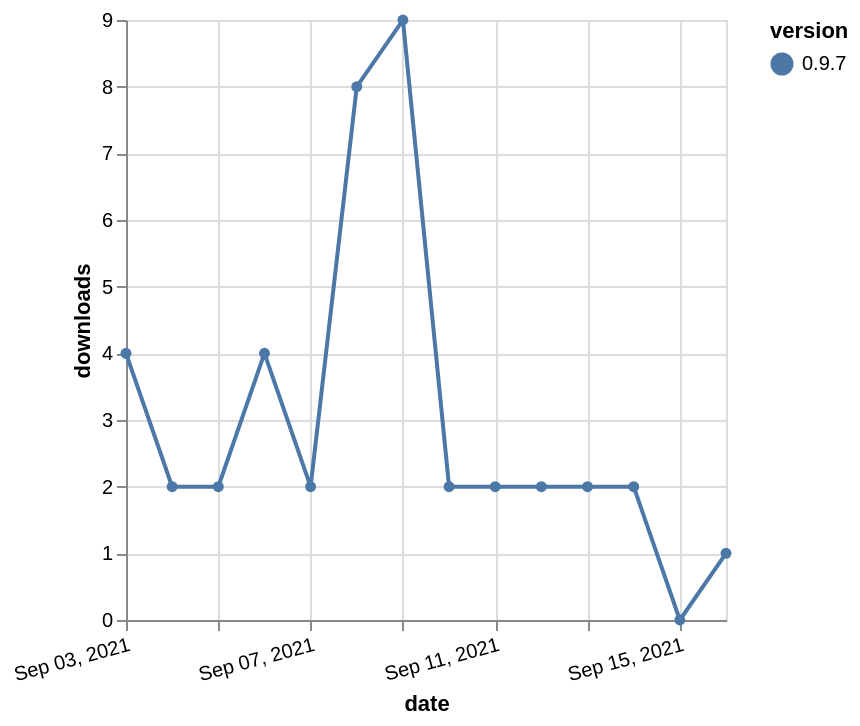

The Vega-Lite source for this figure:
### Vega-Lite specification from a JSON file in a GitHub repository (floating-point values rounded to 4 significant figures)
{"$schema": "https://vega.github.io/schema/vega-lite/v5.json", "description": "A simple bar chart with embedded data.", "data": {"values": [{"date": "2021-09-03", "total": 2851, "delta": 4, "version": "0.9.7"}, {"date": "2021-09-04", "total": 2853, "delta": 2, "version": "0.9.7"}, {"date": "2021-09-05", "total": 2855, "delta": 2, "version": "0.9.7"}, {"date": "2021-09-06", "total": 2859, "delta": 4, "version": "0.9.7"}, {"date": "2021-09-07", "total": 2861, "delta": 2, "version": "0.9.7"}, {"date": "2021-09-08", "total": 2869, "delta": 8, "version": "0.9.7"}, {"date": "2021-09-09", "total": 2878, "delta": 9, "version": "0.9.7"}, {"date": "2021-09-10", "total": 2880, "delta": 2, "version": "0.9.7"}, {"date": "2021-09-11", "total": 2882, "delta": 2, "version": "0.9.7"}, {"date": "2021-09-12", "total": 2884, "delta": 2, "version": "0.9.7"}, {"date": "2021-09-13", "total": 2886, "delta": 2, "version": "0.9.7"}, {"date": "2021-09-14", "total": 2888, "delta": 2, "version": "0.9.7"}, {"date": "2021-09-15", "total": 2888, "delta": 0, "version": "0.9.7"}, {"date": "2021-09-16", "total": 2889, "delta": 1, "version": "0.9.7"}]}, "width": "container", "mark": {"type": "line", "point": {"filled": true}}, "encoding": {"x": {"field": "date", "type": "temporal", "timeUnit": "yearmonthdate", "title": "date", "axis": {"labelAngle": -15}}, "y": {"field": "delta", "type": "quantitative", "title": "downloads"}, "color": {"field": "version", "type": "nominal"}, "tooltip": {"field": "delta"}}}
